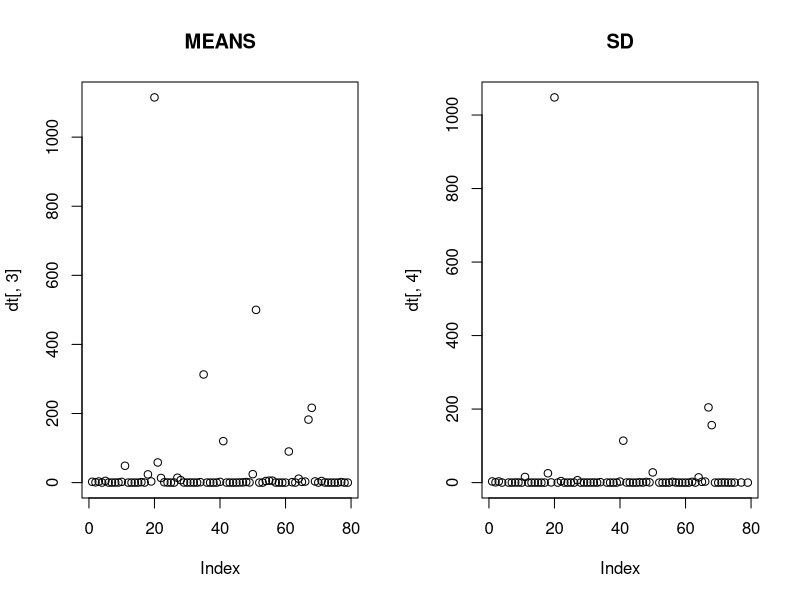
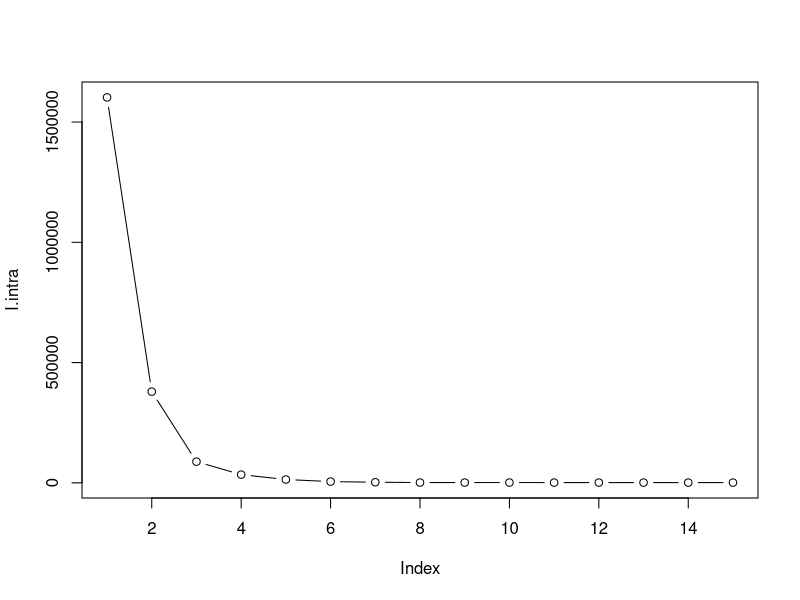
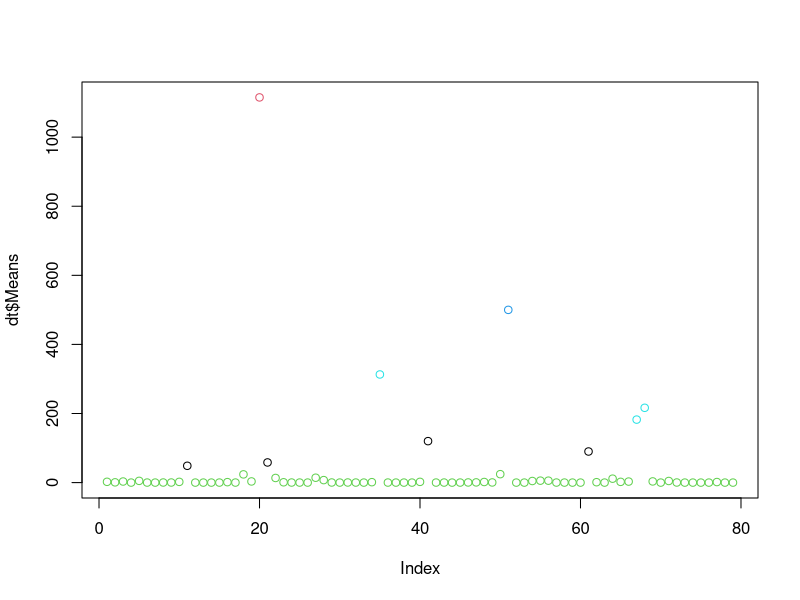
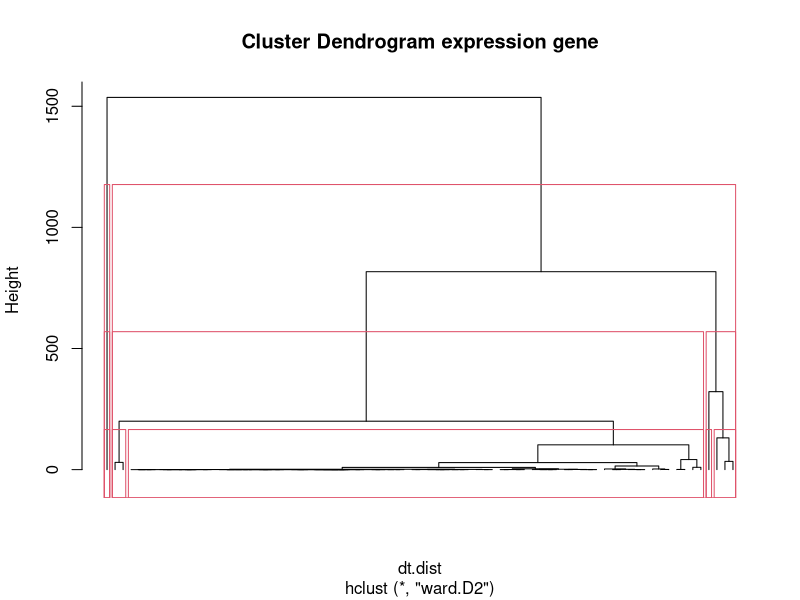
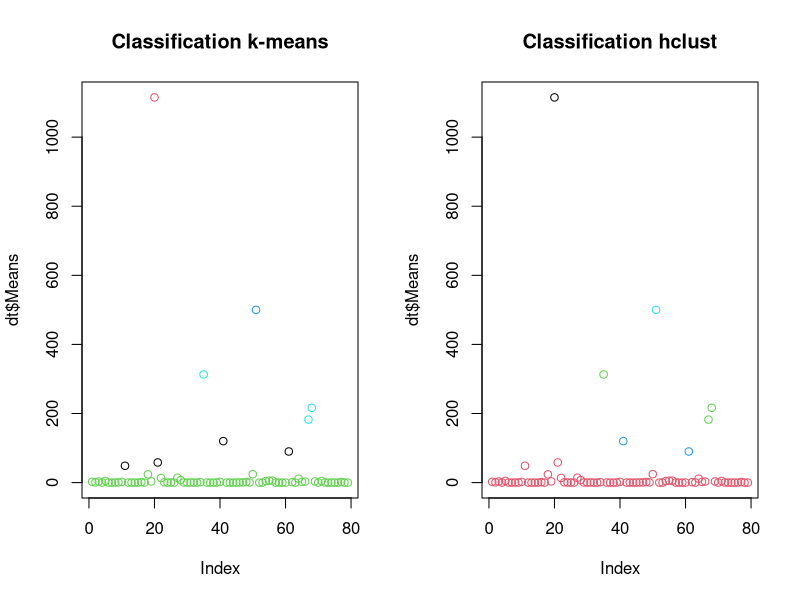

The R source for these figures, in order:
library(skimr)

# ---- Import des donnees ----
dt = read.csv("Inhibiteurs_GPR54.dat.txt")



# ---- Visualisation des donnees ----
# 1.
dim(dt)
# 80 lignes et 16 colones Elyas : j'en ai 79 ??
summary(dt)
skimr::skim(dt$Means)
# Necessite de transformer la colone N en variable qualitative
dt[,2] = as.factor(dt[,2])

# 2.
par(mfrow = c(1,2))
plot(dt[,3], main = "MEANS")
plot(dt[,4], main = "SD")
dev.off()

# 3.
# On observe la présence d'une base de peptides donc l'activité est quasiment nulle et quelque peptide dont
# l'activité est très supérieure à 0. On ne supprime pas les valeures "extremes" car ce n'en est pas, c'est
# seulement le fait que si il n'y a pas liaison au recepteur, la moyenne sera proche de 0 et des qu'il y a
# une activite, la valeur sera tres superieur a 0



# ---- Classification des donnees ----
# Partitionnement k-means
# 1.
I.intra = vector(length=15)
for (i in 1:15) {
  I.intra[i] = kmeans(dt[,3], centers=i)$tot.withinss
}
plot(I.intra, type="b")
# On veut minimiser l'inertie intra en minimisant également le nombre de groupe, au vue de la courbe de
# l'inertie intra, le nombre optimal de groupe semble etre 5 groupes

# 2.
dt.kmeans = kmeans(dt[,3], centers=5, nstart = 3)

# 3.
plot(dt$Means, col= c(1,2,3,4,5,6)[as.factor(dt.kmeans$cluster)])
# on voit la séparation du jeu en groupes qui correspondent à des palier d'activité ici 5 paliers
# avec, pour le groupe proche de 0, les peptides sans activite donc sans liaison

# Classification hiérarchique ascendante
# 1.
dt.dist = dist(dt[,3])

# 2.
dt.hclust = hclust(dt.dist, method = "ward.D2")

# 3.
plot(dt.hclust, hang = -0.1, labels = F, main = "Cluster Dendrogram expression gene")
rect.hclust(dt.hclust, k = 2)
rect.hclust(dt.hclust, k = 3)
rect.hclust(dt.hclust, k = 5)

# 4.
dt.cut = as.factor(cutree(dt.hclust, k = 5))


# Comparaison des deux méthodes
# 1.
table(dt.cut, as.factor(dt.kmeans$cluster))

# 2.
par(mfrow=c(1,2))
plot(dt$Means, col= c(1,2,3,4,5)[as.factor(dt.kmeans$cluster)], main = "Classification k-means")
plot(dt$Means, col= c(2,1,3,4,5)[dt.cut], main = "Classification hclust")
# On remarque une bonne corrélation entre hclust et kmeans excepté pour deux individus (les plus proche de 0)
# qui sont mis dans le groupe inactif par hclust

# Nous voyons donc que nous pouvons séparer nos peptide en differents groupes et donc observer une différence entre les peptide sans activité
# de ceux présentant une activité, donc une liaison au recepteur GPR54. Il est donc maintenant possible d'étudier la différences de séquence
# entre le groupe basale par rapport aux groupes présentant une activitée

# 3.
summary(dt[which(dt.cut == dt.cut[1]),5:16])
summary(dt[which(dt.cut != dt.cut[1]),5:16])

# Nous pouvons eliminer des positions d'interet: AA4, AA6, AA7, AA8, C.ter car ces position ne présente soi aucune différence entre les peptides
# liés et ceux non liés soi un profil similaire
# En revanche on remarque que pour les positions AA1, AA5, AA9, AA10 l'acide amine est a chaque fois identique pour tout les peptides lie donc pourrait des
# position conserve entre les peptides necessaire a leur liaison au recepteur et il est difficile de comparer les position N.ter, AA2, AA3 qu'il faudrait
# visualiser au cas par cas, nous les conservons donc dans notre liste de position potentielle qui est donc composé de N.ter, AA1, AA2, AA3, AA5, AA9, AA10



# ---- Apprentissage sur les donnees ----

# -- Creation d'une sequence consensus --
# 4.1.1 Creation d'une liste contenant les tables de frequence à chaque position
Diff_element = apply(dt[,5:16], 2, table)

# Creation d'un vecteur null
Consensus = vector()

# On va entrer à chaque position de la sequence l'element majoritaire dans le jeu

# 4.1.2 On va parcourir notre liste de table
for ( i in seq_along(Diff_element)){
  # Chaque table est enregistrée dans un df temporaire
  tmp = as.data.frame(Diff_element[[i]])
  # Les elements de la première colonne sont transformer en character pour
  # tester le matching
  tmp$Var1 <- as.character(tmp$Var1)
  # Les elements de la deuxième colonne sot convertie en valeur numérique
  tmp$Freq <- as.numeric(tmp$Freq)
  # Chaque ieme element de consensus va contenir l'element dont la freq est la
  # plus importante, ie l'element majoritaire
  Consensus[i] = tmp[which(tmp$Freq == max(tmp$Freq)),1]
}


# ---- Creation d'une table contenant les séquences sous forme de character ----
# 4.1.1 Creation d'une table de sequence
table_de_seq = apply(dt[,5:16], 2, as.character)


# ---- 4.1.3 Creation d'une matrice de similarité pour l'apprentissage ----
# Creation d'une matrice de 0, avec une nombre de lignes egale au nombre de libre du jeu de donnees
# et de 12 colonnes pour les 12 elements de la séquence
matching_matrix = as.data.frame(matrix(0, ncol = 12, nrow = dim(dt)[1]))
# On va nommer les colonnes de cette matrice
colnames(matching_matrix) = colnames(dt[,5:16])

# On va parcourir les cases [i,j] de la matrice et mettre 1 dans celle-ci si le j element de la sequene
# de la ieme ligne du jeu different du consensus
# On parcours les colonnes de la matrice des differences
for ( j in 1:12 ){
  # Puis ces lignes
  for ( i in 1:dim(matching_matrix)[1]){
    # Si l'element de le sequence du jeu de donnée diffère du consensus
    if ( table_de_seq[i,j] != Consensus[j]){
      # On lui attribue la valeur 1
      matching_matrix[i,j] = 1
    }
  }
}


# 4.1.4 ---- Creation d'une matrice frequence proche d'une pssm ----

# Creation d'une matrice de frequence contenant des zero
freq_mat = as.data.frame(matrix(0, ncol = 12, nrow = dim(dt)[1]))
# On va nommer les colonnes de cette matrice
colnames(matching_matrix) = colnames(dt[,5:16])


# On va parcourir les cases [i,j] de la matrice et mettre dans celle-ci la frequence de l'element
# en position [i,j] relativement à la colonne j ( les frequence des element sont relatives aux elements
# de leur colonnes, donc la frequence en jème position dans la sequence )

# On parcours les colonnes de la matrice des frequnces
for ( j in 1:12 ){
  # Puis ses lignes
  for ( i in 1:dim(freq_mat)[1]){
    # Chaque table est enregistrée dans un df temporaire
    tmp = as.data.frame(Diff_element[[j]])
    # Les elements de la première colonne sont transformer en character pour
    # retrouver sa frequence
    tmp$Var1 <- as.character(tmp$Var1)
    # Les elements de la deuxième colonne sot convertie en valeur numérique puis divisé
    # par le nombre de lignes de la table de sequence
    tmp$Freq <- as.numeric(tmp$Freq)/dim(dt)[1]
    # On enregistre la frequence de l'element en position i,j dans la matrice de frequence
    # en position i,j
    freq_mat[i,j] = tmp[which(tmp$Var1 == table_de_seq[i,j]),2]
  }
}

# 4.2 ---- Creation de groupe pour la classification ----
# - Groupe dichotimique selon dt$Means -
# Un valeur seuil est enregistrée ( ici la médiane a été choisie, tester avec différente valeurs, ex :
# different quartiles, appartenant au cluster1 / exterieur au cluster1...[ Ici on changerai le seuil
# et la colonne a tester [ avant ajouter une colonne avec le cluster ] ])
seuil = 0.2867

# Le groupe 0 contiendra les individus dont la valeur d'activité est inférieur à la medianne
groupe0 = rep(0,dim(dt)[1])
groupe0[which(dt$Means <= seuil)] = 1
# Le groupe 1 contiendra les individus dont la valeur d'activité est strictement supérieur à la medianne
groupe1 = rep(0,dim(dt)[1])
groupe1[which(dt$Means > seuil)] = 1
# On joint ces deux groupes
groupe = cbind(groupe0,groupe1)

# 4.3.1 - Utilisation de nnet -
library(nnet)

# Observation sans split dans un premier temps$
# Cette fonction sera fournie. Elle permet de calculer les performances pour une classification
# en lui donnant une table de confusion
performanceVal <- function(ConfTable){
        # Specificité
        Spe = ConfTable[2,2]/sum(ConfTable[,2])
        # Sensibilité
        Sen = ConfTable[1,1]/sum(ConfTable[,1])
        # Taux de succes
        Acc = (ConfTable[1,1]+ConfTable[2,2]) /sum(ConfTable)
        # Taux d'erreur
        Err = (ConfTable[1,2]+ConfTable[2,1]) /sum(ConfTable)
        MyPerf = as.data.frame(cbind(Spe, Sen, Acc, Err))
        return(MyPerf)
}

# 4.3.1 -- Spitting des données --
# Vous pouvez jouer avec la seed afin d'obtenir different sampling, pour ces sampling
# vous constaterez de meilleures performances pour des sampling où le training contient une bonne
# partie des valeurs qui n'appartenaient pas au cluster 1
seed = runif(1,1,10000)
set.seed(191.0967) # 43, 44, 300, 191.0967, 114.3176
seed
Index = sample(79, 30)
Freq_train = freq_mat[-Index,]
Freq_test = freq_mat[Index,]
Match_train = matching_matrix[-Index,]
Match_test = matching_matrix[Index,]
groupe_train = groupe[-Index,]
groupe_test = groupe[Index,]

# 4.3-- training avec nnet --
# ---- Evaluation avec la Matching Matrix ----
# 43, 44, 300, 191.0967, 114.3176
net.dt_ecart = nnet(Match_train, groupe_train, size = 50, maxit = 1000, softmax  =  T)

# Mesure des perfs sur le train
x = predict(net.dt_ecart, Match_train)
ConfTab = table( round(x)[,2], groupe_train[,2])
PerfMatch_train = performanceVal(ConfTable = ConfTab)
ConfTab
PerfMatch_train

# Mesure des perfs sur le test
x = predict(net.dt_ecart, Match_test)
ConfTab = table( round(x)[,2], groupe_test[,2])
PerfMatch_test = performanceVal(ConfTable = ConfTab)
ConfTab
PerfMatch_test

# ---- Evaluation avec la Frequence  Matrix ----
# seed 300
net.dt_freq = nnet(Freq_train, groupe_train, size = 50, maxit = 1000, softmax  =  T)
# Mesure des perfs sur le train
x = predict(net.dt_freq, Freq_train)
ConfTab = table( round(x)[,2], groupe_train[,2])
PerfFreq_train = performanceVal(ConfTable = ConfTab)
PerfFreq_train
# Mesure des perfs sur le test
x = predict(net.dt_freq, Freq_test)
ConfTab = table( round(x)[,2], groupe_test[,2])
PerfMatch_test = performanceVal(ConfTable = ConfTab)
PerfMatch_test


# 4.4 ---- Element critique de la sequence ----


# 4.4. Evaluation avec la Matching Matrix
net.dt_ecart = nnet(matching_matrix, groupe, size = 50, softmax  =  T)
pred_full_match = predict(net.dt_ecart, matching_matrix)
pred_full_match = round(pred_full_match)
ConfTab = table( pred_full_match[,2], groupe[,2])
PerfMatch = performanceVal(ConfTable = ConfTab)
ConfTab
PerfMatch

# 4.4 Evaluation avec la Frequence  Matrix
net.dt_freq = nnet(freq_mat, groupe, size = 50, softmax  =  T)
pred_full_freq = predict(net.dt_freq, freq_mat)
pred_full_freq = round(pred_full_freq)
ConfTab = table(pred_full_freq[,2], groupe[,2])
PerfFreq = performanceVal(ConfTable = ConfTab)
ConfTab
PerfFreq

# On constate que l'utilisation d'une matrice de frequence permet une meilleur distinction,
# Elle est porteuse de plus d'information


# On va selectionner les sequences supérieur au seuil pour nos deux modèles complets
library(dplyr)
# On va d'abord créer des dataframe contenant les sequence predite comme sup/inf au seuil et
# les sequences réels
sequence_match_sup = dt[which(pred_full_match[,2]==1),5:16]
sequence_match_inf = dt[which(pred_full_match[,1]==1),5:16]
sequence_freq_sup = dt[which(pred_full_freq[,2]==1),5:16]
sequence_freq_inf = dt[which(pred_full_freq[,1]==1),5:16]
sequence_true_sup = dt[which(groupe1==1),5:16]
sequence_true_inf = dt[which(groupe0==1),5:16]

# Puis nous allons déterminer les intersections de ces dataframe
common_true_match_sup = inner_join(sequence_match_sup,sequence_true_sup)
common_true_freq_sup = inner_join(sequence_freq_sup,sequence_true_sup)
common_true_match_inf = inner_join(sequence_match_inf,sequence_true_inf)
common_true_freq_inf = inner_join(sequence_freq_inf,sequence_true_inf)

# On fait des resumé de ces intersections
skim(common_true_match_sup)
skim(common_true_match_inf)

# Premièrement nous savons que AA6 et C-ter sont des invariants
# Notre hypothèse est que si une postion contient plus de variant ?? Je galère encore un peu
lapply(common_true_freq_sup, summary)
lapply(common_true_freq_inf, summary)
